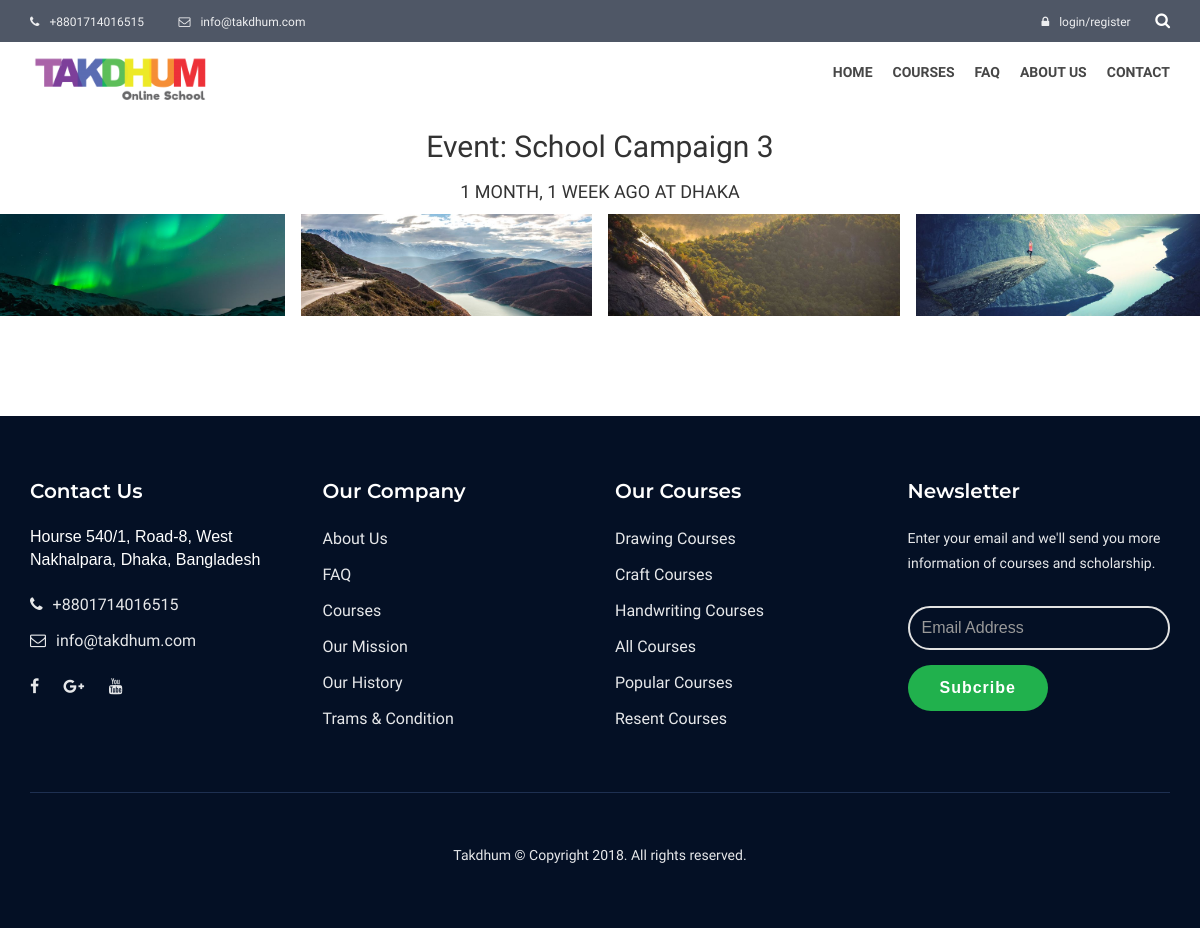
/event/3, run on the app's committed database.
### web/models.py (models this page shows, shortened)
class Basic_info(models.Model):
    name = models.CharField(max_length=100)
    slogan = models.CharField(max_length=200)
    logo = models.ImageField(upload_to='About us')
    phone_1 = models.CharField(max_length=15)
    phone_2 = models.CharField(max_length=15, null=True, blank=True)
    email = models.EmailField()
    office_address = models.TextField()
    promo_video = models.URLField(blank=True, null=True)
    google_map_link = models.URLField(null=True, blank=True)
    facebook_link = models.URLField(null=True, blank=True)
    google_plus_link = models.URLField(null=True, blank=True)
    youtube_link = models.URLField(null=True, blank=True)

class Event(models.Model):
    title = models.CharField(max_length=200)
    description = models.TextField()
    date = models.CharField(max_length=3)
    month = models.CharField(max_length=10)
    start_and_end_time = models.CharField(max_length=100)
    location = models.CharField(max_length=100)
    image = models.ImageField(upload_to='Events')
    gallery_image1 = models.FileField(blank=True, null=True, upload_to='Gallery/events')
    gallery_image2 = models.FileField(blank=True, null=True, upload_to='Gallery/events')
    gallery_image3 = models.FileField(blank=True, null=True, upload_to='Gallery/events')
    gallery_image4 = models.FileField(blank=True, null=True, upload_to='Gallery/events')
    gallery_image5 = models.FileField(blank=True, null=True, upload_to='Gallery/events')
    gallery_image6 = models.FileField(blank=True, null=True, upload_to='Gallery/events')
    gallery_image7 = models.FileField(blank=True, null=True, upload_to='Gallery/events')
    gallery_image8 = models.FileField(blank=True, null=True, upload_to='Gallery/events')
    gallery_image9 = models.FileField(blank=True, null=True, upload_to='Gallery/events')
    gallery_image10 = models.FileField(blank=True, null=True, upload_to='Gallery/events')
    gallery_image11 = models.FileField(blank=True, null=True, upload_to='Gallery/events')
    gallery_image12 = models.FileField(blank=True, null=True, upload_to='Gallery/events')
    upload_time = models.DateTimeField(auto_now=False, auto_now_add=True)
    update_time = models.DateTimeField(auto_now=True, auto_now_add=False)

class CourseCategory(models.Model):
    category_name = models.CharField(max_length=50)
    category_url = models.CharField(max_length=50)
    thumbnail_image = models.ImageField(upload_to='Course_Category', blank=True, null=True)
    description = models.TextField(blank=True, null=True)

### web/views.py (the view)
# urls.py: path('event/<event_id>', views.event, name='single_event_page'),
def event(request, event_id):
    categories = CourseCategory.objects.all()
    basic_info = Basic_info.objects.first()
    requested_event = get_object_or_404(Event, id=event_id)
    context = {
        'categories': categories,
        'info': basic_info,
        'single_event': requested_event,
        'title': requested_event.title,
    }
    return render(request, 'takdhum/single_event.html', context)

### web/templates/takdhum/single_event.html (shortened to what this page needs)
{% extends 'takdhum/html/base.html' %}
{% load staticfiles %}
{% block body %}
<h3 style="text-align:center">Event: {{ single_event.title }}</h3>
<h6 style="text-align:center">{{ single_event.upload_time|timesince }} ago at {{ single_event.location }}</h6>
<div class="row">
  {% if single_event.gallery_image1 %}
  <div class="column">
    <img src="{{ single_event.gallery_image1.url }}" style="width:100%" onclick="openModal();currentSlide(1)" class="hover-shadow cursor">
  </div>
  {% endif %}
  {% if single_event.gallery_image2 %}
  <div class="column">
    <img src="{{ single_event.gallery_image2.url }}" style="width:100%" onclick="openModal();currentSlide(2)" class="hover-shadow cursor">
  </div>
  {% endif %}
  {% if single_event.gallery_image3 %}
  <div class="column">
    <img src="{{ single_event.gallery_image3.url }}" style="width:100%" onclick="openModal();currentSlide(3)" class="hover-shadow cursor">
  </div>
  {% endif %}
  {% if single_event.gallery_image4 %}
  <div class="column">
    <img src="{{ single_event.gallery_image4.url }}" style="width:100%" onclick="openModal();currentSlide(4)" class="hover-shadow cursor">
  </div>
  {% endif %}
</div>
<br/>
<br/>
<br/>
<br/>
{% endblock body %}

### web/templates/takdhum/html/header.html (shortened to what this page needs)
{% load staticfiles %}
<header class="xt-header">
    <div class="xt-header-top">
        <div class="container">
            <div class="row">
                <div class="col-sm-6 uv-header-contact">
                    <a href="#"> <i class="fa fa-phone"></i>{{ info.phone_1 }}</a>
                    <a href="#"> <i class="fa fa-envelope-o"></i>{{ info.email }}</a>
                </div>
                <div class="col-sm-6 uv-header-user">
                    {% if not request.user.is_authenticated %}
                    <a href="{% url 'login' %}"><i class="fa fa-lock"></i>login/register</a>
                    {% else %}
                    <a href="#"><i class="fa fa-book"></i>Resume course</a>
                    {% endif %}
                    <div class="xt-header-search">
                        <div id="besocial-header-right" class="">
                            <i class="fa fa-search"></i>
                        </div>
                    </div>
                </div>
            </div>
        </div>
    </div>
    <div class="xt-main-nav">
        <nav class="navbar nav-scroll home-1">
            <div class="container">
                <div class="row">
                    <div class="col-sm-4">
                        <div class="uv-logo">
                            <a href="{% url 'index' %}">
                                <img src="{{ info.logo.url }}" alt="" class="img-responsive">
                            </a>
                        </div>
                    </div>
                    <div class="col-sm-8 pull-right">
                        <div class="collapse navbar-collapse" id="js-navbar-menu">
                            <ul class="nav navbar-nav ep-mobile-menu" id="navbar-nav">
                                <li><a href="{% url 'index' %}">Home</a></li>
                                <li class="dropdown xt-drop-nav">
                                    <a href="#" class="dropdown-toggle" data-toggle="dropdown" data-hover="dropdown" data-animations="fadeInDown fadeInDown fadeInDown">
                                        Courses
                                    </a>
                                </li>
                                <li><a href="#">FAQ</a></li>
                                <li><a href="{% url 'about_page' %}">About Us</a></li>
                                <li><a href="{% url 'contact_page' %}">Contact</a></li>
                            </ul>
                        </div>
                    </div>
                </div>
            </div>
        </nav>
    </div>
</header>

### web/templates/takdhum/html/footer.html (shortened to what this page needs)
{% load staticfiles %}
        <footer class="uv-footer footer-bg section-separator">
            <div class="container">
                <div class="row">
                    <div class="col-md-3 col-sm-6 wow fadeInUp" data-wow-delay="0.2s">
                        <div class="footer-item">
                            <h6>Contact Us</h6>
                            <address>{{ info.office_address }}</address>
                            <ul>
                                <li><a href="#"><i class="fa fa-phone"></i>{{ info.phone_1 }}</a></li>
                                <li><a href="#"><i class="fa fa-envelope-o"></i>{{ info.email }}</a></li>
                            </ul>
                            <ul class="social">
                                <li><a href="{{ info.facebook_link }}" target="_blank"><i class="fa fa-facebook"></i></a></li>
                                <li><a href="{{ info.google_plus_link }}" target="_blank"><i class="fa fa-google-plus"></i></a></li>
                                <li><a href="{{ info.youtube_link }}" target="_blank"><i class="fa fa-youtube"></i></a></li>
                            </ul>
                        </div>
                    </div>
                    <div class="col-md-3 col-sm-6 wow fadeInUp" data-wow-delay="0.4s">
                        <div class="footer-item uv-program">
                            <h6>Our Company</h6>
                            <ul>
                                <li><a href="{% url 'about_page' %}">About Us</a></li>
                                <li><a href="#">FAQ</a></li>
                                <li><a href="{% url 'all_course' %}">Courses</a></li>
                                <li><a href="#">Our Mission</a></li>
                                <li><a href="#">Our History</a></li>
                                <li><a href="#">Trams & Condition</a></li>
                            </ul>
                        </div>
                    </div>
                    <div class="col-md-3 col-sm-6 wow fadeInUp" data-wow-delay="0.6s">
                        <div class="footer-item">
                            <h6>Our Courses</h6>
                            <ul>
                                {% for c in categories %}
                                    <li><a href="{% url 'single_category' category=c.category_url %}">{{ c.category_name }} Courses</a></li>
                                {% endfor %}
                                <li><a href="{% url 'all_course' %}">All Courses</a></li>
                                <li><a href="{% url 'popular_course' %}">Popular Courses</a></li>
                                <li><a href="{% url 'recent_course' %}">Resent Courses</a></li>
                            </ul>
                        </div>
                    </div>
                    <div class="col-md-3 col-sm-6 wow fadeInUp" data-wow-delay="0.8s">
                        <div class="footer-item">
                            <h6>Newsletter</h6>
                            <p>Enter your email and we'll send you more information of courses and scholarship.</p>
                            <form class="uv-form footer-form">
                                <div class="form-group relative">
                                    <div class="relative">
                                        <input type="text" class="form-control" placeholder="Email Address" required>
                                    </div>
                                </div>
                                <div class="footer-subs-btn">
                                    <button type="submit" class="btn btn-base" value="subscribe">Subcribe</button>
                                </div>
                            </form>
                        </div>
                    </div>
                </div>
                <hr class="f-hr">
                <div class="row">
                    <div class="uv-copyright center wow fadeInUp" data-wow-delay="0.5s">
                        <p>Takdhum © Copyright 2018. All rights reserved.
                        </p>
                    </div>
                </div>
            </div>
        </footer>

### static/takdhum/assets/less/responsive.css (style rules this page uses)
@media only screen and (max-width: 1200px) { .section-separator { padding: 50px 0; } }
@media only screen and (max-width: 1200px) { .navbar li { padding: 0 10px; } }

### web/templates/takdhum/single_event.html (style rules this page uses)
body { font-family: Verdana, sans-serif; margin: 0; }
* { box-sizing: border-box; }
.row > .column { padding: 0 8px; }
.row:after { content: ""; display: table; clear: both; }
.column { float: left; width: 25%; }
.cursor { cursor: pointer }
img { margin-bottom: -4px; }
img.hover-shadow { transition: 0.3s }

### data on the page
Basic_info: phone_1 "+8801714016515", email "info@takdhum.com", logo (picture), office_address "Hourse 540/1, Road-8, West Nakhalpara, Dhaka, Bangladesh"
Event: title "School Campaign 3", upload_time "1 MONTH, 1 WEEK", location "DHAKA", gallery_image1 (picture), gallery_image2 (picture), gallery_image3 (picture), gallery_image4 (picture)
CourseCategory: category_name "Drawing"
CourseCategory: category_name "Craft"
CourseCategory: category_name "Handwriting"
